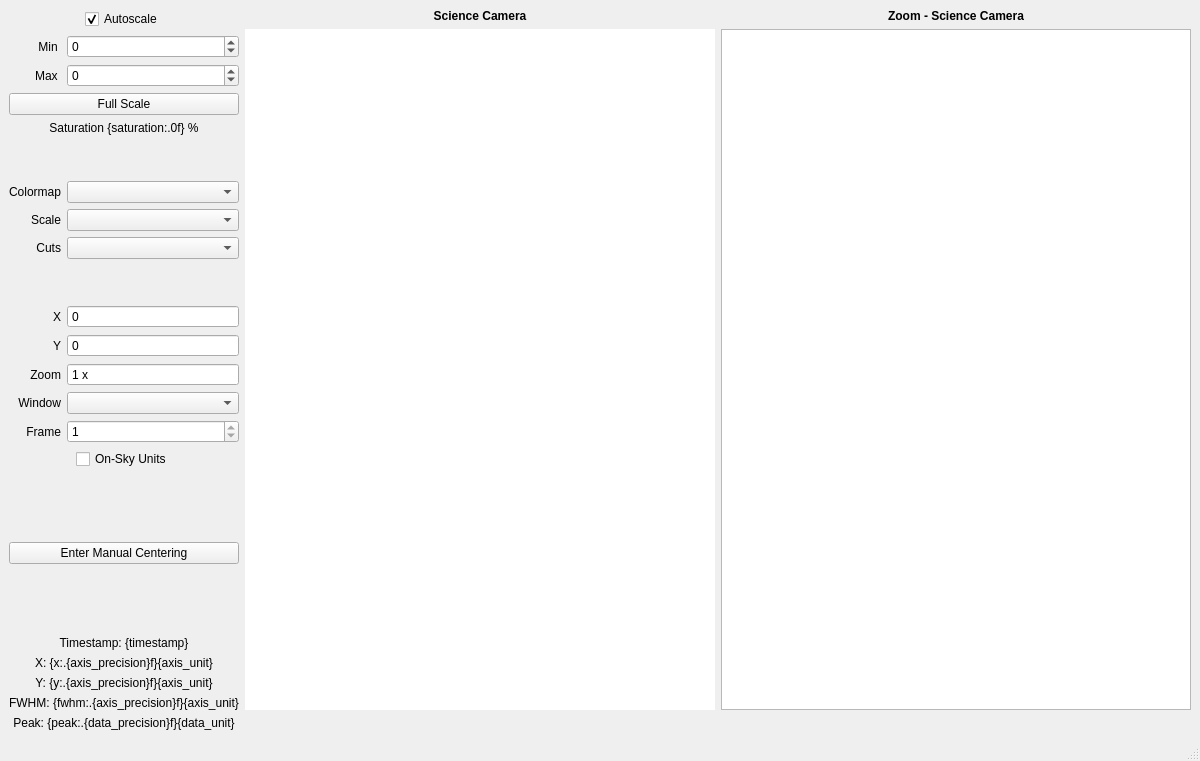
<?xml version="1.0" encoding="UTF-8"?>
<ui version="4.0">
 <class>FLIZoomWindow</class>
 <widget class="QMainWindow" name="FLIZoomWindow">
  <property name="geometry">
   <rect>
    <x>0</x>
    <y>0</y>
    <width>1200</width>
    <height>761</height>
   </rect>
  </property>
  <property name="windowTitle">
   <string>Zoom - Science Camera - KalAO</string>
  </property>
  <widget class="QWidget" name="centralwidget">
   <layout class="QGridLayout" name="gridLayout" columnstretch="0,1,1">
    <item row="1" column="2">
     <widget class="KGraphicsView" name="zoom_view"/>
    </item>
    <item row="0" column="2">
     <widget class="QLabel" name="zoom_title_label">
      <property name="font">
       <font>
        <bold>true</bold>
       </font>
      </property>
      <property name="text">
       <string>Zoom - Science Camera</string>
      </property>
      <property name="alignment">
       <set>Qt::AlignCenter</set>
      </property>
     </widget>
    </item>
    <item row="0" column="1">
     <widget class="QLabel" name="title_label">
      <property name="font">
       <font>
        <bold>true</bold>
       </font>
      </property>
      <property name="text">
       <string>Science Camera</string>
      </property>
      <property name="alignment">
       <set>Qt::AlignCenter</set>
      </property>
     </widget>
    </item>
    <item row="1" column="1">
     <widget class="KGraphicsView" name="camera_view">
      <property name="enabled">
       <bool>true</bool>
      </property>
      <property name="frameShape">
       <enum>QFrame::NoFrame</enum>
      </property>
      <property name="verticalScrollBarPolicy">
       <enum>Qt::ScrollBarAlwaysOff</enum>
      </property>
      <property name="horizontalScrollBarPolicy">
       <enum>Qt::ScrollBarAlwaysOff</enum>
      </property>
      <property name="sizeAdjustPolicy">
       <enum>QAbstractScrollArea::AdjustToContents</enum>
      </property>
     </widget>
    </item>
    <item row="2" column="1" colspan="2">
     <widget class="QLabel" name="status_label">
      <property name="sizePolicy">
       <sizepolicy hsizetype="Minimum" vsizetype="Minimum">
        <horstretch>0</horstretch>
        <verstretch>0</verstretch>
       </sizepolicy>
      </property>
      <property name="text">
       <string/>
      </property>
      <property name="alignment">
       <set>Qt::AlignCenter</set>
      </property>
     </widget>
    </item>
    <item row="0" column="0" rowspan="3">
     <layout class="QVBoxLayout" name="side_layout">
      <item>
       <layout class="QGridLayout" name="scale_layout" columnstretch="0,1">
        <item row="1" column="1">
         <widget class="KScaledDoubleSpinbox" name="min_spinbox">
          <property name="keyboardTracking">
           <bool>false</bool>
          </property>
          <property name="decimals">
           <number>0</number>
          </property>
          <property name="minimum">
           <double>-999999.000000000000000</double>
          </property>
          <property name="maximum">
           <double>999999.000000000000000</double>
          </property>
          <property name="singleStep">
           <double>100.000000000000000</double>
          </property>
         </widget>
        </item>
        <item row="2" column="1">
         <widget class="KScaledDoubleSpinbox" name="max_spinbox">
          <property name="keyboardTracking">
           <bool>false</bool>
          </property>
          <property name="decimals">
           <number>0</number>
          </property>
          <property name="minimum">
           <double>-999999.000000000000000</double>
          </property>
          <property name="maximum">
           <double>999999.000000000000000</double>
          </property>
          <property name="singleStep">
           <double>100.000000000000000</double>
          </property>
         </widget>
        </item>
        <item row="4" column="0" colspan="2">
         <widget class="KLabel" name="saturation_label">
          <property name="text">
           <string>Saturation {saturation:.0f} %</string>
          </property>
          <property name="alignment">
           <set>Qt::AlignCenter</set>
          </property>
         </widget>
        </item>
        <item row="2" column="0">
         <widget class="QLabel" name="max_label">
          <property name="text">
           <string>Max </string>
          </property>
          <property name="alignment">
           <set>Qt::AlignRight|Qt::AlignTrailing|Qt::AlignVCenter</set>
          </property>
         </widget>
        </item>
        <item row="12" column="1">
         <widget class="QSpinBox" name="zoom_spinbox">
          <property name="readOnly">
           <bool>true</bool>
          </property>
          <property name="buttonSymbols">
           <enum>QAbstractSpinBox::NoButtons</enum>
          </property>
          <property name="keyboardTracking">
           <bool>false</bool>
          </property>
          <property name="suffix">
           <string> x</string>
          </property>
          <property name="prefix">
           <string/>
          </property>
          <property name="minimum">
           <number>1</number>
          </property>
          <property name="maximum">
           <number>1024</number>
          </property>
          <property name="stepType">
           <enum>QAbstractSpinBox::DefaultStepType</enum>
          </property>
          <property name="value">
           <number>1</number>
          </property>
         </widget>
        </item>
        <item row="3" column="0" colspan="2">
         <widget class="QPushButton" name="fullscale_button">
          <property name="text">
           <string>Full Scale</string>
          </property>
         </widget>
        </item>
        <item row="6" column="1">
         <widget class="QComboBox" name="colormap_combobox"/>
        </item>
        <item row="1" column="0">
         <widget class="QLabel" name="min_label">
          <property name="text">
           <string>Min </string>
          </property>
          <property name="alignment">
           <set>Qt::AlignRight|Qt::AlignTrailing|Qt::AlignVCenter</set>
          </property>
         </widget>
        </item>
        <item row="0" column="0" colspan="2" alignment="Qt::AlignHCenter">
         <widget class="QCheckBox" name="autoscale_checkbox">
          <property name="text">
           <string>Autoscale</string>
          </property>
          <property name="checked">
           <bool>true</bool>
          </property>
         </widget>
        </item>
        <item row="13" column="0">
         <widget class="QLabel" name="window_label">
          <property name="text">
           <string>Window</string>
          </property>
          <property name="alignment">
           <set>Qt::AlignRight|Qt::AlignTrailing|Qt::AlignVCenter</set>
          </property>
         </widget>
        </item>
        <item row="10" column="0">
         <widget class="QLabel" name="x_label">
          <property name="text">
           <string>X</string>
          </property>
          <property name="alignment">
           <set>Qt::AlignRight|Qt::AlignTrailing|Qt::AlignVCenter</set>
          </property>
         </widget>
        </item>
        <item row="5" column="0" colspan="2">
         <spacer name="verticalSpacer_2">
          <property name="orientation">
           <enum>Qt::Vertical</enum>
          </property>
          <property name="sizeHint" stdset="0">
           <size>
            <width>20</width>
            <height>40</height>
           </size>
          </property>
         </spacer>
        </item>
        <item row="6" column="0">
         <widget class="QLabel" name="colormap_label">
          <property name="text">
           <string>Colormap</string>
          </property>
          <property name="alignment">
           <set>Qt::AlignRight|Qt::AlignTrailing|Qt::AlignVCenter</set>
          </property>
         </widget>
        </item>
        <item row="11" column="1">
         <widget class="KScaledDoubleSpinbox" name="y_spinbox">
          <property name="readOnly">
           <bool>true</bool>
          </property>
          <property name="buttonSymbols">
           <enum>QAbstractSpinBox::NoButtons</enum>
          </property>
          <property name="keyboardTracking">
           <bool>false</bool>
          </property>
          <property name="decimals">
           <number>0</number>
          </property>
          <property name="minimum">
           <double>-9999.000000000000000</double>
          </property>
          <property name="maximum">
           <double>9999.000000000000000</double>
          </property>
         </widget>
        </item>
        <item row="7" column="1">
         <widget class="QComboBox" name="scale_combobox"/>
        </item>
        <item row="8" column="0">
         <widget class="QLabel" name="cuts_label">
          <property name="text">
           <string>Cuts</string>
          </property>
          <property name="alignment">
           <set>Qt::AlignRight|Qt::AlignTrailing|Qt::AlignVCenter</set>
          </property>
         </widget>
        </item>
        <item row="8" column="1">
         <widget class="QComboBox" name="cuts_combobox"/>
        </item>
        <item row="9" column="0" colspan="2">
         <spacer name="verticalSpacer_3">
          <property name="orientation">
           <enum>Qt::Vertical</enum>
          </property>
          <property name="sizeHint" stdset="0">
           <size>
            <width>20</width>
            <height>40</height>
           </size>
          </property>
         </spacer>
        </item>
        <item row="13" column="1">
         <widget class="QComboBox" name="window_combobox"/>
        </item>
        <item row="11" column="0">
         <widget class="QLabel" name="y_label">
          <property name="text">
           <string>Y</string>
          </property>
          <property name="alignment">
           <set>Qt::AlignRight|Qt::AlignTrailing|Qt::AlignVCenter</set>
          </property>
         </widget>
        </item>
        <item row="12" column="0">
         <widget class="QLabel" name="zoom_label">
          <property name="text">
           <string>Zoom</string>
          </property>
          <property name="alignment">
           <set>Qt::AlignRight|Qt::AlignTrailing|Qt::AlignVCenter</set>
          </property>
         </widget>
        </item>
        <item row="7" column="0">
         <widget class="QLabel" name="scale_label">
          <property name="text">
           <string>Scale</string>
          </property>
          <property name="alignment">
           <set>Qt::AlignRight|Qt::AlignTrailing|Qt::AlignVCenter</set>
          </property>
         </widget>
        </item>
        <item row="10" column="1">
         <widget class="KScaledDoubleSpinbox" name="x_spinbox">
          <property name="readOnly">
           <bool>true</bool>
          </property>
          <property name="buttonSymbols">
           <enum>QAbstractSpinBox::NoButtons</enum>
          </property>
          <property name="keyboardTracking">
           <bool>false</bool>
          </property>
          <property name="decimals">
           <number>0</number>
          </property>
          <property name="minimum">
           <double>-9999.000000000000000</double>
          </property>
          <property name="maximum">
           <double>9999.000000000000000</double>
          </property>
         </widget>
        </item>
        <item row="14" column="1">
         <widget class="QSpinBox" name="frame_spinbox">
          <property name="keyboardTracking">
           <bool>false</bool>
          </property>
          <property name="minimum">
           <number>1</number>
          </property>
          <property name="maximum">
           <number>1</number>
          </property>
         </widget>
        </item>
        <item row="14" column="0">
         <widget class="QLabel" name="frame_label">
          <property name="text">
           <string>Frame</string>
          </property>
          <property name="alignment">
           <set>Qt::AlignRight|Qt::AlignTrailing|Qt::AlignVCenter</set>
          </property>
         </widget>
        </item>
       </layout>
      </item>
      <item alignment="Qt::AlignHCenter">
       <widget class="QCheckBox" name="onsky_checkbox">
        <property name="text">
         <string>On-Sky Units</string>
        </property>
       </widget>
      </item>
      <item>
       <spacer name="verticalSpacer_4">
        <property name="orientation">
         <enum>Qt::Vertical</enum>
        </property>
        <property name="sizeHint" stdset="0">
         <size>
          <width>20</width>
          <height>40</height>
         </size>
        </property>
       </spacer>
      </item>
      <item>
       <widget class="QPushButton" name="centering_button">
        <property name="text">
         <string>Enter Manual Centering</string>
        </property>
       </widget>
      </item>
      <item>
       <spacer name="verticalSpacer">
        <property name="orientation">
         <enum>Qt::Vertical</enum>
        </property>
        <property name="sizeHint" stdset="0">
         <size>
          <width>20</width>
          <height>40</height>
         </size>
        </property>
       </spacer>
      </item>
      <item>
       <widget class="KLabel" name="timestamp_label">
        <property name="text">
         <string>Timestamp: {timestamp}</string>
        </property>
        <property name="alignment">
         <set>Qt::AlignCenter</set>
        </property>
       </widget>
      </item>
      <item>
       <widget class="KLabel" name="star_x_label">
        <property name="text">
         <string>X: {x:.{axis_precision}f}{axis_unit}</string>
        </property>
        <property name="alignment">
         <set>Qt::AlignCenter</set>
        </property>
       </widget>
      </item>
      <item>
       <widget class="KLabel" name="star_y_label">
        <property name="text">
         <string>Y: {y:.{axis_precision}f}{axis_unit}</string>
        </property>
        <property name="alignment">
         <set>Qt::AlignCenter</set>
        </property>
       </widget>
      </item>
      <item>
       <widget class="KLabel" name="star_fwhm_label">
        <property name="text">
         <string>FWHM: {fwhm:.{axis_precision}f}{axis_unit}</string>
        </property>
        <property name="alignment">
         <set>Qt::AlignCenter</set>
        </property>
       </widget>
      </item>
      <item>
       <widget class="KLabel" name="star_peak_label">
        <property name="text">
         <string>Peak: {peak:.{data_precision}f}{data_unit}</string>
        </property>
        <property name="alignment">
         <set>Qt::AlignCenter</set>
        </property>
       </widget>
      </item>
     </layout>
    </item>
   </layout>
  </widget>
  <widget class="QMenuBar" name="menubar">
   <property name="geometry">
    <rect>
     <x>0</x>
     <y>0</y>
     <width>1200</width>
     <height>23</height>
    </rect>
   </property>
  </widget>
  <widget class="QStatusBar" name="statusbar"/>
 </widget>
 <customwidgets>
  <customwidget>
   <class>KGraphicsView</class>
   <extends>QGraphicsView</extends>
   <header>kalao</header>
  </customwidget>
  <customwidget>
   <class>KLabel</class>
   <extends>QLabel</extends>
   <header>kalao</header>
  </customwidget>
  <customwidget>
   <class>KScaledDoubleSpinbox</class>
   <extends>QDoubleSpinBox</extends>
   <header>kalao</header>
  </customwidget>
 </customwidgets>
 <resources/>
 <connections/>
</ui>
